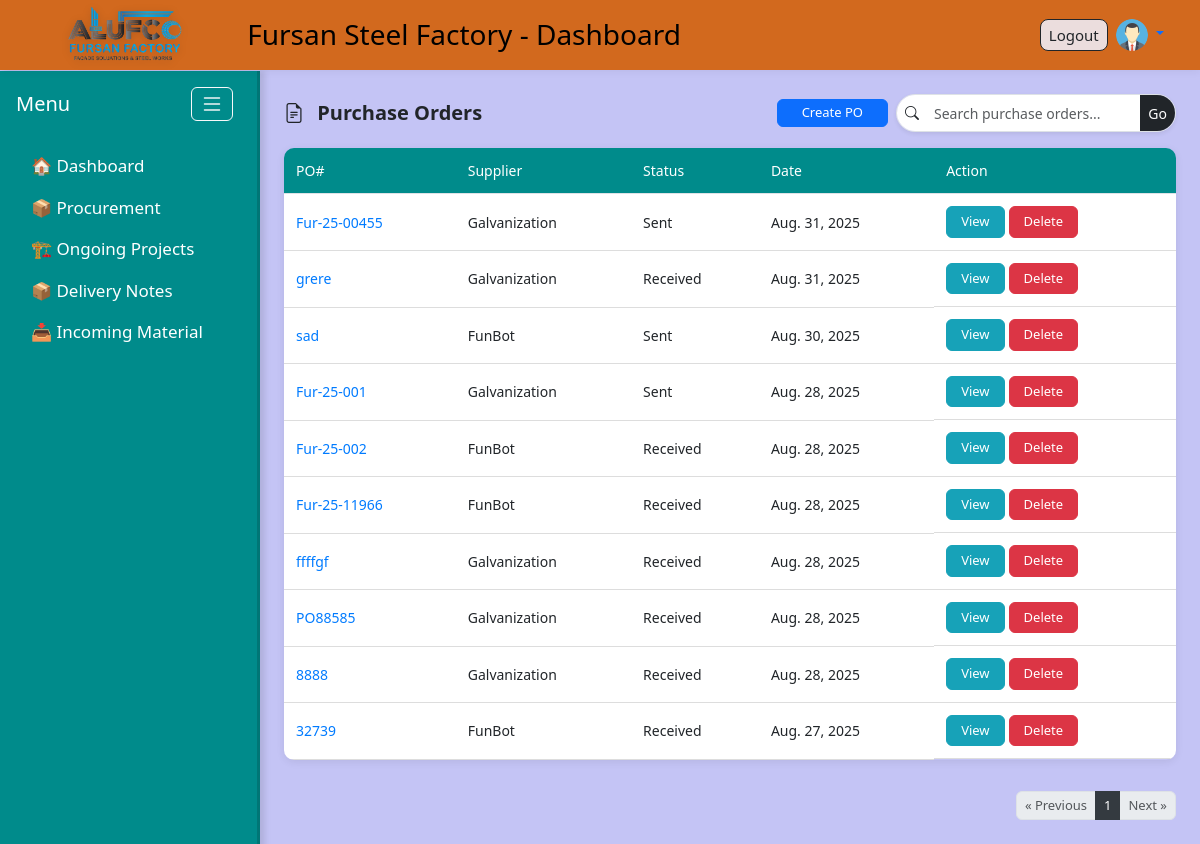
Screenshot of /procurement/purchase-orders/ (signed in) with the database file from the repository.
### accounts/models.py (models this page shows, shortened)
class Profile(models.Model):
    user = models.OneToOneField(User, on_delete=models.CASCADE)
    avatar = models.ImageField(upload_to='avatars/', default='avatars/default-avatar.png', blank=True, null=True)

### procurement/models.py (models this page shows, shortened)
class PurchaseOrder(models.Model):
    po_number = models.CharField(max_length=50, unique=True, blank=True)  # auto-generated if blank
    supplier = models.ForeignKey(Supplier, on_delete=models.CASCADE)
    linked_prs = models.ManyToManyField(PurchaseRequest, blank=True)
    order_date = models.DateField(auto_now_add=True)
    expected_delivery = models.DateField(blank=True, null=True)
    status = models.CharField(max_length=20, choices=PO_STATUS, default='draft')
    notes = models.TextField(blank=True, null=True)
    received_request = models.BooleanField(default=False)  # user requested received
    received_approved_by = models.ForeignKey(
        settings.AUTH_USER_MODEL,
        null=True, blank=True,
        on_delete=models.SET_NULL,
        related_name='received_approved'
    )
    class Meta:
        ordering = ['-order_date']

class Supplier(models.Model):
    name = models.CharField(max_length=200)
    contact_person = models.CharField(max_length=120, blank=True, null=True)
    email = models.EmailField(blank=True, null=True)
    phone = models.CharField(max_length=50, blank=True, null=True)
    address = models.TextField(blank=True, null=True)
    rating = models.PositiveSmallIntegerField(blank=True, null=True)  # 1..5
    notes = models.TextField(blank=True, null=True)
    class Meta:
        ordering = ['name']
    def __str__(self):
        return self.name

### procurement/views.py (the view)
# urls.py: path('purchase-orders/', views.po_list, name='po_list'),
@login_required
def po_list(request):
    query = request.GET.get('q', '')  # optional search
    page_number = request.GET.get('page', 1)
    pos_qs = PurchaseOrder.objects.all().order_by('-order_date')
    if query:
        pos_qs = [po for po in pos_qs
                  if query.lower() in str(po.po_number).lower()
                  or query.lower() in str(po.supplier).lower()]
    paginator = Paginator(pos_qs, 10)
    pos_page = paginator.get_page(page_number)
    context = {
        'pos': pos_page,
        'query': query,
    }
    return render(request, 'procurement/po_list.html', context)

### procurement/templates/procurement/po_list.html
{% extends 'base.html' %}
{% block content %}
<div class="d-flex align-items-center justify-content-between mb-3 po-list-header">
    <h4 class="m-0 text-dark">
        <i class="bi bi-file-earmark-text me-2"></i> Purchase Orders
    </h4>
    <div class="d-flex align-items-center gap-2">
        <a href="{% url 'po_add' %}" class="btn btn-sm btn-primary px-4">Create PO</a>
        <form method="get" class="mx-auto">
            <div class="input-group input-group-sm shadow-sm rounded-pill overflow-hidden border" style="height: 38px; max-width: 280px;">
                <span class="input-group-text bg-white border-0">
                    <i class="bi bi-search text-dark"></i>
                </span>
                <input type="text" name="q" class="form-control border-0"
                       placeholder="Search purchase orders..."
                       value="{{ request.GET.q|default:'' }}" style="font-size: 14px;">
                <button class="btn btn-dark border-0 rounded-0 rounded-end" type="submit">Go</button>
            </div>
        </form>
    </div>
</div>
<table class="table po-list-table">
    <thead class="po-table-head">
        <tr>
            <th>PO#</th>
            <th>Supplier</th>
            <th>Status</th>
            <th>Date</th>
            <th>Action</th>
        </tr>
    </thead>
    <tbody>
        {% for po in pos %}
        <tr>
            <td><a href="{% url 'po_detail' po.pk %}">{{ po.po_number }}</a></td>
            <td>{{ po.supplier }}</td>
            <td>{{ po.get_status_display }}</td>
            <td>{{ po.order_date }}</td>
           <td class="d-flex gap-1">
              <a href="{% url 'po_detail' po.pk %}" class="btn btn-sm btn-info">View</a>
              <a href="{% url 'po_delete' po.pk %}" class="btn btn-sm btn-danger"
                 onclick="return confirm('Are you sure you want to delete this PO?');">
                 Delete
              </a>
          </td>
        </tr>
        {% empty %}
        <tr>
            <td colspan="5" class="text-center">No POs yet.</td>
        </tr>
        {% endfor %}
    </tbody>
</table>
<div class="d-flex justify-content-end mt-2">
    <nav aria-label="Page navigation">
        <ul class="pagination mb-0">
            {% if pos.has_previous %}
            <li class="page-item">
                <a class="page-link px-2 py-1" href="?page={{ pos.previous_page_number }}{% if request.GET.q %}&q={{ request.GET.q }}{% endif %}">&laquo; Previous</a>
            </li>
            {% else %}
            <li class="page-item disabled">
                <span class="page-link px-2 py-1">&laquo; Previous</span>
            </li>
            {% endif %}
            {% for num in pos.paginator.page_range %}
                {% if num >= pos.number|add:-2 and num <= pos.number|add:2 %}
                    {% if pos.number == num %}
                    <li class="page-item active">
                        <span class="page-link px-2 py-1">{{ num }}</span>
                    </li>
                    {% else %}
                    <li class="page-item">
                        <a class="page-link px-2 py-1" href="?page={{ num }}{% if request.GET.q %}&q={{ request.GET.q }}{% endif %}">{{ num }}</a>
                    </li>
                    {% endif %}
                {% endif %}
            {% endfor %}
            {% if pos.has_next %}
            <li class="page-item">
                <a class="page-link px-2 py-1" href="?page={{ pos.next_page_number }}{% if request.GET.q %}&q={{ request.GET.q }}{% endif %}">Next &raquo;</a>
            </li>
            {% else %}
            <li class="page-item disabled">
                <span class="page-link px-2 py-1">Next &raquo;</span>
            </li>
            {% endif %}
        </ul>
    </nav>
</div>
{% endblock %}

### templates/base.html (shortened to what this page needs)
{% load static %}
<!DOCTYPE html>
<html lang="en">
<head>
    <link rel="stylesheet" href="https://cdn.jsdelivr.net/npm/bootstrap@5.3.0/dist/css/bootstrap.min.css">
    <link href="https://cdn.jsdelivr.net/npm/bootstrap-icons@1.10.5/font/bootstrap-icons.css" rel="stylesheet">
    <link rel="stylesheet" href="{% static 'css/custom.css' %}">
</head>
<body>
<header class="custom-header px-4">
    <div class="container-fluid">
        <div class="d-flex justify-content-between align-items-center">
            <div class="d-flex align-items-center">
                <img src="{% static 'images/udadateone.png' %}" alt="Company Logo" class="logo-img">
                <h3 class="mb-0 ms-2">Fursan Steel Factory - Dashboard</h3>
            </div>
           {% if user.is_authenticated %}
            <div class="d-flex align-items-center gap-2 position-relative">
                <form method="post" action="{% url 'logout' %}" class="mb-0">
                    <button type="submit" class="btn btn-outline-dark btn-sm px-2 py-1">Logout</button>
                </form>
                <div class="dropdown">
                    <a href="#" class="d-block dropdown-toggle" id="userDropdown" data-bs-toggle="dropdown" aria-expanded="false">
                        {% if user.profile.avatar %}
                            <img
                                src="{{ user.profile.avatar.url }}"
                                alt="Avatar"
                                class="rounded-circle avatar-hover"
                                style="width:32px; height:32px; cursor:pointer;"
                                title="{{ user.get_full_name|default:user.username }}"
                            >
                        {% endif %}
                    </a>
                </div>
            </div>
            {% else %}
            <a href="{% url 'login' %}" class="btn btn-primary btn-sm">Login</a>
            {% endif %}
        </div>
    </div>
</header>
    <div class="d-flex">
       <nav id="sidebar" class="vh-100">
            <div class="d-flex justify-content-between align-items-center px-3 mb-4">
                <h5 class="text-white mb-0">Menu</h5>
                <button id="sidebarToggle" class="btn btn-outline-light" title="Toggle Menu">
                    <i class="bi bi-list fs-4"></i>
                </button>
            </div>
            <ul class="nav flex-column">
               <li class="nav-item">
                    <a class="nav-link text-white" href="{% url 'dashboard' %}" title="Dashboard">
                        🏠 <span class="label-text">Dashboard</span>
                    </a>
                </li>
                    <li class="nav-item">
                        <a class="nav-link text-white"
                           data-bs-toggle="collapse"
                           href="#procurementSubmenu"
                           role="button"
                           aria-expanded="false"
                           aria-controls="procurementSubmenu">
                            📦 Procurement
                        </a>
                    </li>
                <li class="nav-item">
                    <a class="nav-link text-white"
                        data-bs-toggle="collapse"
                        href="#ongoingSubmenu"
                        role="button"
                        aria-expanded="true"
                        aria-controls="ongoingSubmenu">
                        🏗 <span class="label-text">Ongoing Projects</span>
                    </a>
                </li>
                <li class="nav-item">
                    <a class="nav-link text-white"
                        data-bs-toggle="collapse"
                        href="#deliverySubmenu"
                        role="button"
                        aria-expanded="false"
                        aria-controls="deliverySubmenu">
                         📦 <span class="label-text">Delivery Notes</span>
                    </a>
                </li>
                <li class="nav-item">
                    <a class="nav-link text-white"
                        data-bs-toggle="collapse"
                        href="#incomingSubmenu"
                        role="button"
                        aria-expanded="false"
                        aria-controls="incomingSubmenu">
                        📥 <span class="label-text">Incoming Material</span>
                    </a>
                </li>
            </ul>
    </nav>
    <main class="flex-grow-1 p-4">
        {% block content %}
        {% endblock %}
    </main>
</div>
</body>
</html>

### static/css/custom.css (style rules this page uses)
body { background-color: #c4c4f5; color: #ffffff; padding-top: 70px; }
.custom-header { background-color: chocolate; color: #000; height: 70px; display: flex; align-items: center; position: fixed; top: 0; width: 100%; z-index: 1000; box-shadow: 0 2px 8px rgba(0,0,0,0.05); }
.dropdown > a { text-decoration: none !important; }
.logo-img { height: 100px !important; width: auto; margin-right: 10px; object-fit: contain; image-rendering: -webkit-optimize-contrast; image-rendering: crisp-edges; filter: drop-shadow(0 2px 4px rgba(0, 0, 0, 0.15)); border-radius: 6px; display: block; }
#sidebar { min-height: 100vh; position: fixed; top: 71px; left: 0; width: 260px; max-width: 260px; padding-top: 1rem; overflow-y: auto; background-color: darkcyan; box-shadow: 5px 0 6px rgba(0, 0, 0, 0.1); border-right: 3px solid rgba(0, 0, 0, 0.15); transition: width 0.3s ease; z-index: 100; }
main.flex-grow-1 { margin-left: 260px; padding: 1rem; transition: margin-left 0.3s ease; }
#sidebar .nav-link { color: #140909; margin-left: 15px; font-size: 17px; transition: all 0.2s ease; }
#sidebar ul.nav li.nav-item a { white-space: nowrap; }
#sidebar { transition: width 0.3s ease; }
#sidebar button#sidebarToggle { padding: 0.25rem 0.5rem; font-size: 1rem; line-height: 1; margin-right: 0.5rem; }
.form-control { border-radius: 8px; font-size: 15px; padding: 8px 10px; border: 1px solid #ced4da; transition: border 0.2s, box-shadow 0.2s; }
.custom-header .btn { font-weight: 500; border-radius: 8px; padding: 6px 14px; font-size: 15px; background-color: rgb(235, 221, 221); }
.d-flex { display: flex; gap: 12px; flex-wrap: wrap; }
.pagination { justify-content: center !important; margin-top: 15px; }
.pagination .page-link { font-size: 13px; padding: 4px 8px; }
.pagination .active .page-link { background-color: #343a40; border-color: #343a40; color: #fff; }
td { vertical-align: middle; }
.table td, .table th { vertical-align: middle; font-size: 14px; }
.btn-sm { padding: 3px 8px; font-size: 13px; }
.po-list-header h4 { font-weight: 600; font-size: 1.25rem; }
.po-list-header .btn { border-radius: 6px; font-weight: 500; }
.po-list-table { border-collapse: collapse; width: 100%; box-shadow: 0 2px 8px rgba(0,0,0,0.08); border-radius: 10px; overflow: hidden; }
.po-list-table th { background-color: darkcyan; color: #fff; font-weight: 500; padding: 12px; text-align: left; }
.po-list-table td { padding: 12px; vertical-align: middle; border-bottom: 1px solid #ddd; }
.po-list-table a { text-decoration: none; color: #007bff; }
.po-list-table .btn-info { color: #fff; background-color: #17a2b8; border-color: #17a2b8; text-decoration: none; font-weight: 500; padding: 5px 14px; border-radius: 6px; transition: all 0.3s ease; }
.po-list-table .btn-danger { color: #fff; background-color: #dc3545; border-color: #dc3545; font-weight: 500; padding: 5px 14px; border-radius: 6px; transition: all 0.3s ease; text-decoration: none; }

### rows the page displays
PurchaseOrder: po_number "Fur-25-00455", supplier "Galvanization", status "Sent", order_date "Aug. 31, 2025"
PurchaseOrder: po_number "grere", supplier "Galvanization", status "Received", order_date "Aug. 31, 2025"
PurchaseOrder: po_number "sad", supplier "FunBot", status "Sent", order_date "Aug. 30, 2025"
PurchaseOrder: po_number "Fur-25-001", supplier "Galvanization", status "Sent", order_date "Aug. 28, 2025"
PurchaseOrder: po_number "Fur-25-002", supplier "FunBot", status "Received", order_date "Aug. 28, 2025"
PurchaseOrder: po_number "Fur-25-11966", supplier "FunBot", status "Received", order_date "Aug. 28, 2025"
PurchaseOrder: po_number "ffffgf", supplier "Galvanization", status "Received", order_date "Aug. 28, 2025"
PurchaseOrder: po_number "PO88585", supplier "Galvanization", status "Received", order_date "Aug. 28, 2025"
PurchaseOrder: po_number "8888", supplier "Galvanization", status "Received", order_date "Aug. 28, 2025"
PurchaseOrder: po_number "32739", supplier "FunBot", status "Received", order_date "Aug. 27, 2025"

### other values shown
{{ num }} "1"
